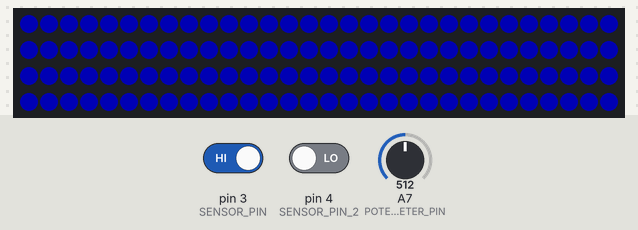
This sketch was run on a simulated Arduino Nano, built with avr-gcc and run on an emulated ATmega328P. On the bench: 120 RGB LEDs in strip order, left to right, continuing on the next row. The test bench sets the inputs (shaded band); at power-on: pin 3 (SENSOR_PIN) LOW, A7 (POTENTIOMETER_PIN) = 512, pin 4 (SENSOR_PIN_2) LOW. Dim RGB values are drawn brighter than linear.

1.3 s: pin 3 (SENSOR_PIN) driven HIGH
Above: at 4.1 s.
4.3 s: A7 (POTENTIOMETER_PIN) set to 716
5.8 s: A7 (POTENTIOMETER_PIN) set to 900
7.3 s: A7 (POTENTIOMETER_PIN) set to 1023
Timing chart, 0 to 9.8 s (numbered marks = the images above; inputs shaded):
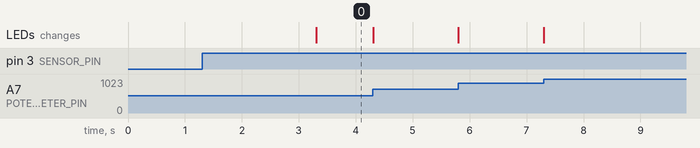

Measured:
- after the input at 1.3 s, the LEDs: change after 2.0 s (image 0)

The sketch:

Motion_detector_led_strip.ino
```cpp
#include <FastLED.h>

#define LED_PIN 12
#define NUM_LEDS 120
#define SENSOR_PIN 3

#define SENSOR_PIN_2 4
#define POTENTIOMETER_PIN A7
#define DEFAULT_STACK_SIZE 256

#define DEBOUNCE_ON_MS 2000
#define DEBOUNCE_OFF_MS 10000

#define MAX_BRIGHTNESS_PERCENTAGE .50
#define FRAME_RATE 15
CRGB leds[NUM_LEDS];

// TaskHandle_t LED_Task_handle;
// TaskHandle_t Serial_Task_handle;
// TaskHandle_t Motion_Detection_Task_handle;

int gHue = 0;

String currentColor = "blue";
String gSerialBuffer = "";

void setup() {
  Serial.begin(115200);
  FastLED.addLeds<WS2812, LED_PIN, GRB>(leds, NUM_LEDS);

  pinMode(POTENTIOMETER_PIN, INPUT);
  pinMode(SENSOR_PIN, INPUT);

  changeAllLeds(CRGB::Black);
  // xTaskCreate(LED_loop, "LED Task", DEFAULT_STACK_SIZE, NULL, tskIDLE_PRIORITY + 1, &LED_Task_handle);
  // xTaskCreate(Serial_loop, "Serial Task", DEFAULT_STACK_SIZE, NULL, tskIDLE_PRIORITY, &Serial_Task_handle);
  // vTaskStartScheduler();
}

void loop() {
  LED_loop(NULL);
}

void changeAllLeds(CRGB::HTMLColorCode color) {
  for (int i = 0; i < NUM_LEDS; i++) {
    leds[i] = color;
  }
  FastLED.show();
}

void LED_loop(void *pvParameters) {
  bool motionDetected = false;
  bool motionDetectedTemp = false;
  bool debounceStartStarted = false;
  int dial, brightness;
  unsigned long lastMotionDetected, debounceOnStartMs;
  while (1) {
    dial = 1000 - analogRead(POTENTIOMETER_PIN);
    brightness = max((MAX_BRIGHTNESS_PERCENTAGE * 255.) * ((double)dial / 1000.0), 5);

    FastLED.setBrightness(brightness);
    currentColor.toLowerCase();

    if (!motionDetected) {
      changeAllLeds(CRGB::Black);
      motionDetectedTemp = digitalRead(SENSOR_PIN) || digitalRead(SENSOR_PIN_2);
      if (motionDetectedTemp && debounceStartStarted && (millis() - debounceOnStartMs) > DEBOUNCE_ON_MS) {
        lastMotionDetected = millis();
        motionDetected = true;
      } else if (motionDetectedTemp && !debounceStartStarted) {
        debounceStartStarted = true;
        debounceOnStartMs = millis();
      } else if (!motionDetectedTemp) {
        debounceStartStarted = false;
      }
    }

    else if (currentColor == "white") {
      changeAllLeds(CRGB::White);
    } else if (currentColor == "blue") {
      changeAllLeds(CRGB::Blue);
    } else if (currentColor == "red") {
      changeAllLeds(CRGB::Red);
    } else if (currentColor == "green") {
      changeAllLeds(CRGB::Green);
    } else if (currentColor == "rainbow") {
      fill_rainbow(leds, NUM_LEDS, 0);
      FastLED.show();
    } else {
      changeAllLeds(CRGB::Black);
    }

    if (motionDetected) {
      motionDetectedTemp = digitalRead(SENSOR_PIN) || digitalRead(SENSOR_PIN_2);

      // No motion has been detected and the debounce time has passed
      if (!motionDetectedTemp && (millis() - lastMotionDetected) >= DEBOUNCE_OFF_MS) {
        motionDetected = false;  // Set motionDetected to false as no motion is detected within the debounce period
      } else if (motionDetectedTemp) {
        lastMotionDetected = millis();  // Reset last motion detected time as motion is detected
      }
    }
  }
}

  // void Serial_loop(void *pvParameters)
  // {
  //     // Serial.setTimeout(100);
  //     Serial.write("Enter LED Color: ");
  //     while (1)
  //     {
  //         // Serial.println(analogRead(POTENTIOMETER_PIN));
  //         if (Serial.available() > 0)
  //         {
  //             while (Serial.available() > 0)
  //             {
  //                 char read;
  //                 Serial.readBytes(&read, 1);
  //                 if (read == '\n')
  //                 {
  //                     currentColor = gSerialBuffer;
  //                     gSerialBuffer = "";
  //                 }
  //                 else
  //                 {
  //                     gSerialBuffer += read;
  //                 }
  //             }
  //         }
  //         vTaskDelay(pdMS_TO_TICKS(200));
  //     }
  // }
```
